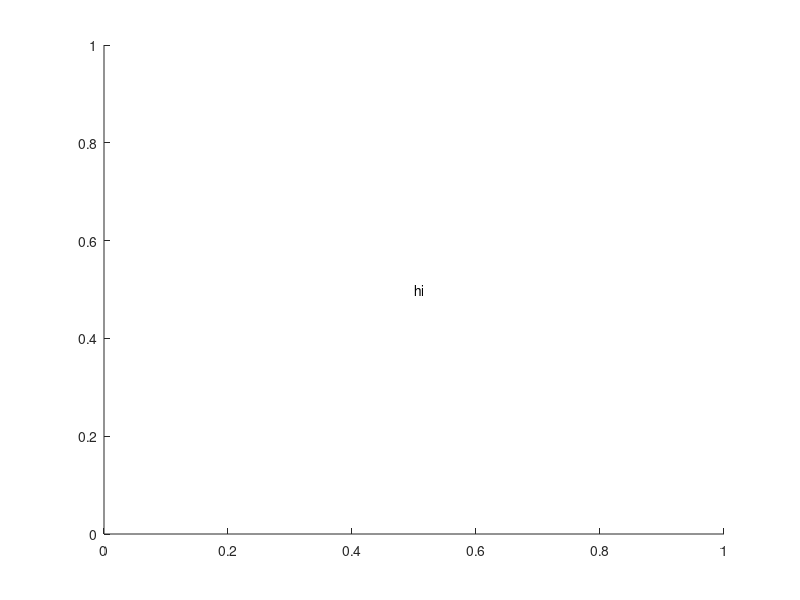

Reproduce this figure in MATLAB. (Note: this script raises an error after producing the figure.)
%=============================================================================
% Copyright (c) 2016-present Allan CORNET (Nelson)
%=============================================================================
% This file is part of Nelson.
%=============================================================================
% LICENCE_BLOCK_BEGIN
% SPDX-License-Identifier: LGPL-3.0-or-later
% LICENCE_BLOCK_END
%=============================================================================
% <--ADV-CLI MODE-->
%=============================================================================
% text Extent: read-only box [left bottom width height] of the text (without
% margin) in the text Units; it follows Position, alignment and the axes limits.
%=============================================================================
f = figure('Visible', 'off');
ax = axes(f);
t = text(ax, 0.5, 0.5, 'hi');
e = t.Extent;
assert_istrue(abs(e(1) - 0.5) < 1e-6);
assert_istrue(abs(e(2) + e(4) / 2 - 0.5) < 0.005);
assert_istrue(e(3) > 0.005 && e(3) < 0.03);
assert_istrue(e(4) > 0.015 && e(4) < 0.045);
%=============================================================================
t.HorizontalAlignment = 'right';
e2 = t.Extent;
assert_istrue(abs(e2(1) + e2(3) - 0.5) < 0.002);
t.HorizontalAlignment = 'left';
t.VerticalAlignment = 'bottom';
e3 = t.Extent;
assert_istrue(abs(e3(2) - 0.5) < 0.005);
t.VerticalAlignment = 'middle';
%=============================================================================
% Same text on twice larger limits: the extent scales with the data units.
ax.XLim = [0 2];
ax.YLim = [0 2];
e4 = t.Extent;
assert_istrue(abs(e4(3) / e(3) - 2) < 0.2);
assert_istrue(abs(e4(4) / e(4) - 2) < 0.2);
ax.XLim = [0 1];
ax.YLim = [0 1];
%=============================================================================
% A Units change converts Position (pixels start at 1); Extent follows.
ax.Units = 'pixels';
axesPixels = ax.Position;
ax.Units = 'normalized';
t.Units = 'pixels';
p = t.Position;
assert_istrue(abs(p(1) - 1 - axesPixels(3) / 2) < 1);
assert_istrue(abs(p(2) - 1 - axesPixels(4) / 2) < 1);
ep = t.Extent;
assert_istrue(abs(ep(1) - p(1)) < 1e-6);
assert_istrue(ep(3) > 5 && ep(3) < 25);
assert_istrue(ep(4) > 8 && ep(4) < 25);
t.Units = 'points';
q = t.Position;
assert_istrue(max(abs(q(1:2) - (p(1:2) - 1) * 0.75)) < 1e-6);
% Conversions through data units are exact within the pixel snapping of the plot box.
t.Units = 'normalized';
assert_istrue(max(abs(t.Position(1:2) - [0.5 0.5])) < 2e-3);
en = t.Extent;
assert_istrue(abs(en(1) - t.Position(1)) < 1e-6);
t.Units = 'data';
assert_istrue(max(abs(t.Position - [0.5 0.5 0])) < 2e-3);
ax.XLim = [0 2];
t.Units = 'normalized';
assert_istrue(max(abs(t.Position(1:2) - [0.25 0.5])) < 2e-3);
t.Units = 'data';
t2 = text(ax, 1, 1, 'z', 'Units', 'normalized');
assert_isequal(t2.Position, [1 1 0]);
t2.Units = 'data';
assert_istrue(max(abs(t2.Position - [2 1 0])) < 4e-3);
ax.XLim = [0 1];
%=============================================================================
failed = false;
try
  t.Extent = [0 0 1 1];
catch
  failed = true;
end
assert_istrue(failed);
delete(f);
%=============================================================================
